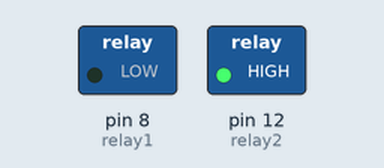
Simulated run of this sketch. Board: Arduino Uno, built with avr-gcc and run on an emulated ATmega328P. On the bench: switched loads named in the sketch (green lamp = pin HIGH).

Above: at 2.5 s.
At 5.5 s:
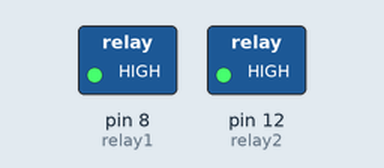
At 8.5 s:
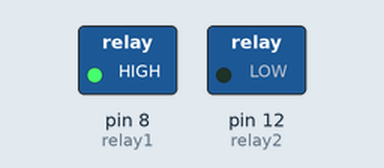
Timing chart, 0 to 15.6 s (numbered marks = the images above):
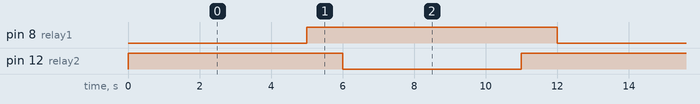

The sketch:

dcfan.ino
```cpp
#define relay1 8
#define relay2 12
void setup() {
  Serial.begin(9600);
  pinMode(relay1, OUTPUT);
  pinMode(relay2, OUTPUT);
  digitalWrite(relay1, HIGH);
  digitalWrite(relay2, HIGH);
  // pinMode(relay2, OUTPUT);
}
  // put your setup code here, to run once:


void loop() {
  //bool RelayOne = digitalRead(relay1);
 digitalWrite(relay1,LOW);
 delay(5000);
 digitalWrite(relay1,HIGH);
 delay(1000);
 digitalWrite(relay2,LOW);
 delay(5000);
 digitalWrite(relay2,HIGH);
 delay(1000);
  // put your main code here, to run repeatedly:

}
```

Measured:
- by itself, pin 8 (relay1), pin 12 (relay2): alternates HIGH for 7.0 s and LOW for 5.0 s
- by itself, everything shown: repeats every 12.0 s, in 4 steps
